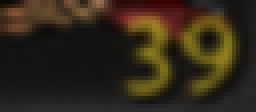
#> input picture inc/scripts/MAIN/scrapt.png, 64 x 28 px (shown 4 times larger)
$ python develop_pytesseract.py
#> lines starting #> are read from the running program, lines starting #| are printed output that depends on the picture; after the words box and inside, x2 and y2 are one past the last pixel; in counts of white or black regions, pixels touching at a corner belong together
import cv2 as cv
import numpy as np
import pytesseract


# path\to\immortal_xinofarmer\inc\tesseract\tesseract.exe
pytesseract.pytesseract.tesseract_cmd = r'path\to\immortal_xinofarmer\inc\tesseract\tesseract.exe'

# load image yellow_dust.png
# image = cv.imread('scrap.png')
image = cv.imread('scrapt.png')
#> image is the input picture: shape (28, 64, 3); mean B, G, R 24.8, 40.2, 50.1

resized = cv.resize(image, (0,0), fx=2, fy=2)

hsv_image = cv.cvtColor(resized, cv.COLOR_BGR2HSV)
#> hsv_image: shape (56, 128, 3); mean H, S, V 13.9, 90.9, 50.1

# Define los valores mínimos y máximos de color en formato HSV
# yellow OK
# lower_color = np.array([25, 189, 82], dtype=np.uint8)
# upper_color = np.array([27, 205, 139], dtype=np.uint8)

# (hMin = 15 , sMin = 151, vMin = 78), (hMax = 27 , sMax = 207, vMax = 165)
# scrapt OK
lower_color = np.array([15, 151, 78], dtype=np.uint8)
upper_color = np.array([27, 207, 165], dtype=np.uint8)

# Filtra los píxeles en el rango de colores
mask = cv.inRange(hsv_image, lower_color, upper_color)
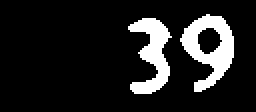
#> mask: shape (56, 128) (shown 2 times larger); 13% white; 2 white regions, box (x1, y1, x2, y2) and area: (90, 7, 117, 46) 512, (64, 9, 86, 47) 423

# Aplica la máscara a la imagen original
filtered_image = cv.bitwise_and(resized, resized, mask=mask)
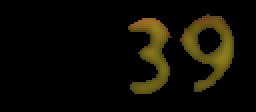
#> filtered_image: shape (56, 128, 3) (shown 2 times larger); mean B, G, R 3.3, 11.9, 13.9

 # Convierte la imagen filtrada a escala de grises
gray_image = cv.cvtColor(filtered_image, cv.COLOR_BGR2GRAY)
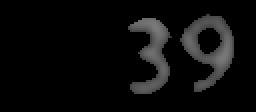
#> gray_image: shape (56, 128) (shown 2 times larger); min 0, max 122, mean 11.5

# Mejora el contraste y aplica umbralización
_, thresholded_image = cv.threshold(gray_image, 0, 255, cv.THRESH_BINARY + cv.THRESH_OTSU)

inverted_image = cv.bitwise_not(thresholded_image)

# Redimensiona la imagen nuevamente si es necesario
scaled_image = cv.resize(inverted_image, (0, 0), fx=2, fy=2)
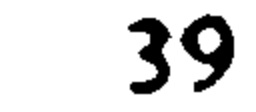
#> scaled_image: shape (112, 256); min 0, max 255, mean 221.7

custom_config = r'--oem 3 --psm 6 outputbase digits'
#> (the run stopped early here; a loop or call above may not have finished)
